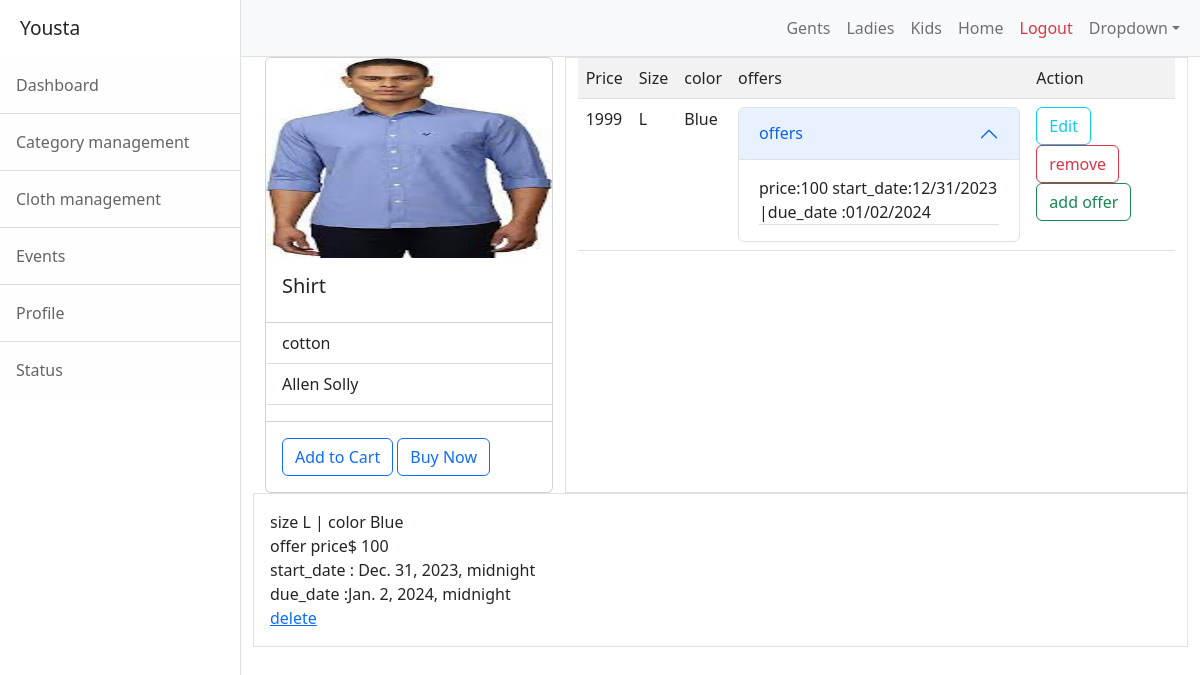
The app's page /cloths/3/ (signed in) with its own data.
### yousta/models.py (models this page shows, shortened)
class  Cloths(models.Model):
    name=models.CharField(max_length=200)
    options=(
        ("linen","linen"),
        ("cotton","cotton"),
        ("satin","satin"),
        ("nylon","nylon"),
        ("polyster","polyster"),
        ("silk","silk")
    )
    material=models.CharField(max_length=200,choices=options,default="cotton")
    image=models.ImageField(upload_to="images")
    brand=models.CharField(max_length=200)
    Category=models.ForeignKey(Category,null=True,on_delete=models.SET_NULL)

class ClothVarients(models.Model):
    price=models.PositiveIntegerField()
    color=models.CharField(max_length=100)
    options=(
        ("S","S"),
        ("M","M"),
        ("L","L"),
        ("XL","XL"),
        ("XXl","XXL")
    )
    size=models.CharField(max_length=200,choices=options,default="M")
    cloth=models.ForeignKey(Cloths,on_delete=models.CASCADE)

class Offers(models.Model):
    clothvarient=models.ForeignKey(ClothVarients,on_delete=models.CASCADE)
    price=models.PositiveIntegerField()
    start_date=models.DateTimeField()
    due_date=models.DateTimeField()

### yousta/views.py (the view)
# urls.py: path("cloths/<int:pk>/",ClothDetailView.as_view(),name="cloth-detail"),
@method_decorator(decs,name='dispatch')
class ClothDetailView(DetailView):
    template_name="yousta/cloth_detail.html"
    model=Cloths
    context_object_name="cloth"

### yousta/views.py (called while the page is built)
def signin_required(fn):
    def wrapper(request,*args,**kwargs):
        if not  request.user.is_authenticated:
            messages.error(request,"invalid session!!")
            return redirect("signin")
        else:
            return fn(request,*args,**kwargs)
    return wrapper

def is_admin(fn):
    def wrapper(request,*args,**kwargs):
        if not request.user.is_superuser:#it is used to check the user is admin
            messages.error(request,'permission denied for current user')
            return redirect('signin')
        else:
            return fn(request,*args,**kwargs)
    return wrapper

### yousta/templates/yousta/cloth_detail.html (shortened to what this page needs)
{%extends 'yousta/base.html'%}
{%block body_block%}
<div class="container">
  <div class="row">
    <div class="col-4">
      <div class="card" style="width:100%">
        <img src="{{cloth.image.url}}" class="card-img-top" alt="..." height="200px">
        <div class="card-body">
          <h5 class="card-title">{{cloth.name}}</h5>
        </div>
        <ul class="list-group list-group-flush">
          <li class="list-group-item">{{cloth.material}}</li>
          <li class="list-group-item">{{cloth.brand}}</li>
          <li class="list-group-item">{{cloth.category}}</li>
        </ul>
        <div class="card-body">
          <button class="btn btn-outline-primary">Add to Cart</button>
          <button class="btn btn-outline-primary">Buy Now</button>
        </div>
      </div>
    </div>
    <div class="col-8 border boredr-dark">
      <table class="table table-striped">
        <tr>
          <td>Price</td>
          <td>Size</td>
          <td>color</td>
          <td>offers</td>
          <td>Action</td>
        </tr>
        {%for v in cloth.clothvarients_set.all%}
        <tr>
          <td>{{v.price}}</td>
          <td>{{v.size}}</td>
          <td>{{v.color}}</td>
          <td>
            <div class="accordion" id="accordionExample">
              <div class="accordion-item">
                <h2 class="accordion-header">
                  <button class="accordion-button" type="button" data-bs-toggle="collapse"
                    data-bs-target="#collapseOne{{forloop.counter}}" aria-expanded="true" aria-controls="collapseOne">
                    offers
                  </button>
                </h2>
                <div id="collapseOne{{forloop.counter}}" class="accordion-collapse collapse show"
                  data-bs-parent="#accordionExample">
                  <div class="accordion-body">
                    {%for o in v.offers_set.all%}
                    <div class="border border-top-0 border-start-0 border-end-0 border-bottom-1">
                      price:{{o.price}} start_date:{{o.start_date|date:"SHORT_DATE_FORMAT"}} |due_date :{{o.due_date|date:"SHORT_DATE_FORMAT"}}
                    </div>
                    {%endfor%}
                  </div>
                </div>
              </div>
            </div>
    </div>
    <td>
      <a href="{%url 'update-varient' v.id %}" class="btn btn-outline-info">Edit</a>
      <a href="{%url 'remove-varient' v.id%}" class="btn btn-outline-danger">remove</a>
      <a href="{%url 'offers-add' v.id%}" class="btn btn-outline-success">add offer</a>
    </td>
    {%endfor%}
  </div>
</div>
<div class="row">
  {%for v in cloth.clothvarients_set.all%}
  {%for o in v.offers_set.all%}
  <div class="border p-3">
    <div>
      size {{o.clothvarient.size}} | color {{o.clothvarient.color}}
    </div>
    <div><span>offer price$ {{o.price}}</span></div>
    <div>start_date : {{o.start_date}}</div>
    <div>due_date :{{o.due_date}}</div>
    <a href="{%url 'delete-offer' o.id%}">delete</a>
  </div>
  {%endfor%}
  {%endfor%}
</div>
</div>
{%endblock%}

### records on screen
Cloths: image (picture), name "Shirt", material "cotton", brand "Allen Solly"
ClothVarients: price "1999", size "L", color "Blue"
Offers: price "100", start_date "12/31/2023", due_date "01/02/2024", clothvarient.size "L", clothvarient.color "Blue", start_date "Dec. 31, 2023, midnight", due_date "Jan. 2, 2024, midnight"
